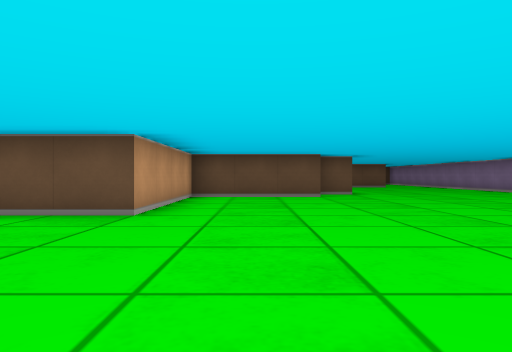
View 1 (above)

24 first-person views from a walk through a cub3D maze. The camera is about half as high as the walls, looks level and sees 70° across. The floor is counted in squares. Each view is taken from the middle of a square. On the plan, view 1 faces up. The plan holds only what a view shows up to about 9 squares ahead; the rest is blank.

View 2
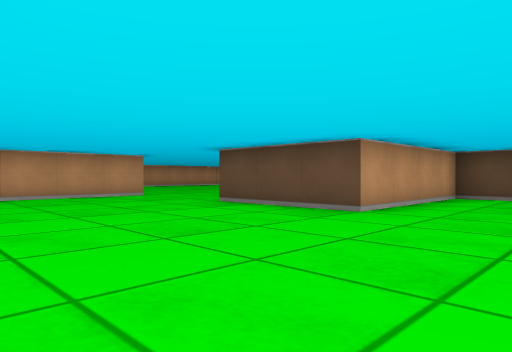

View 3
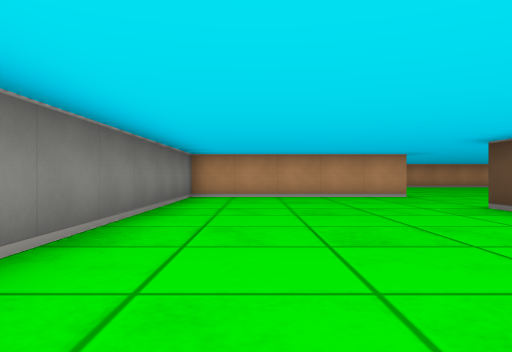

View 4
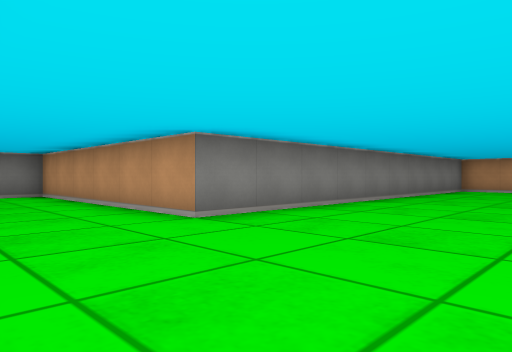

View 5
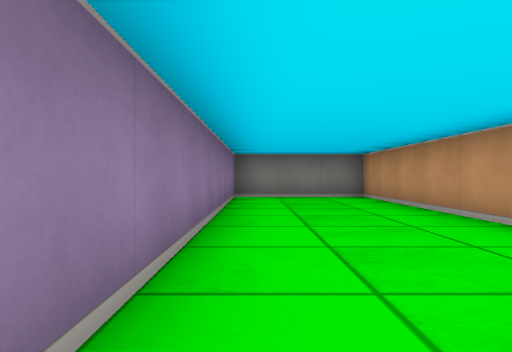

View 6
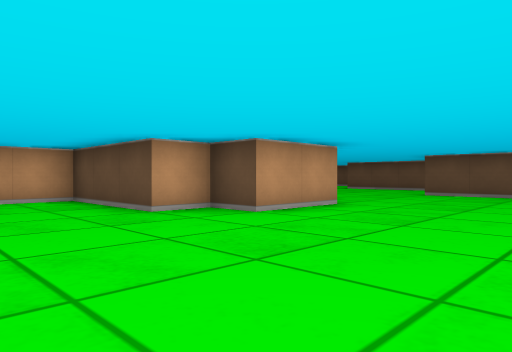

View 7
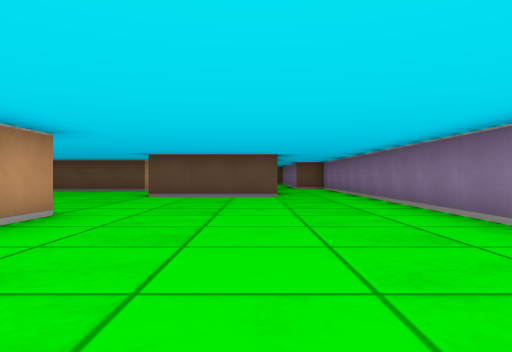

View 8
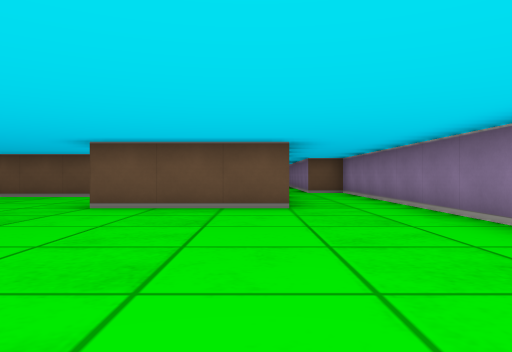

View 9
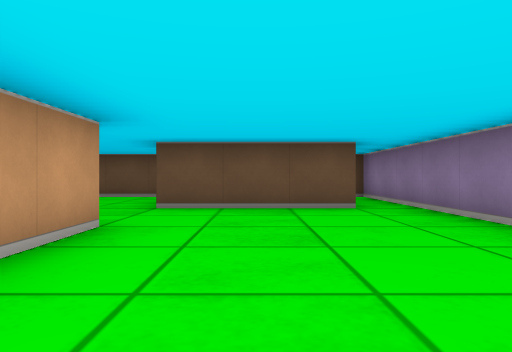

View 10
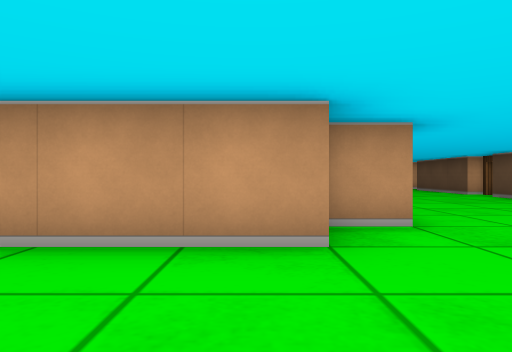

View 11
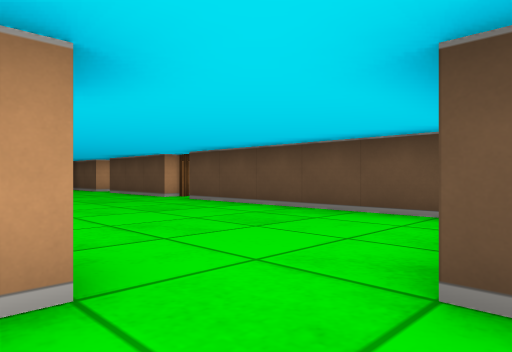

View 12
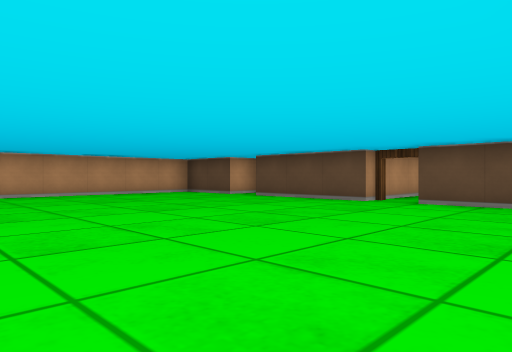

View 13
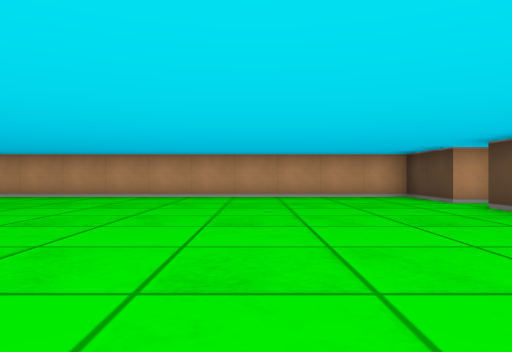

View 14
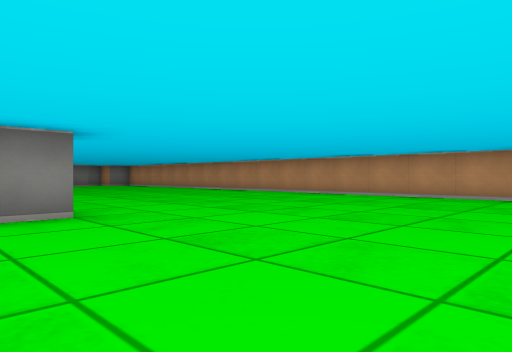

View 15
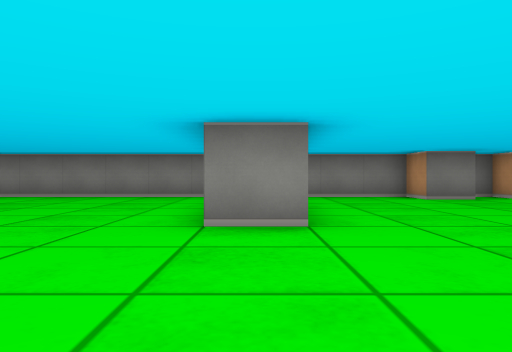

View 16
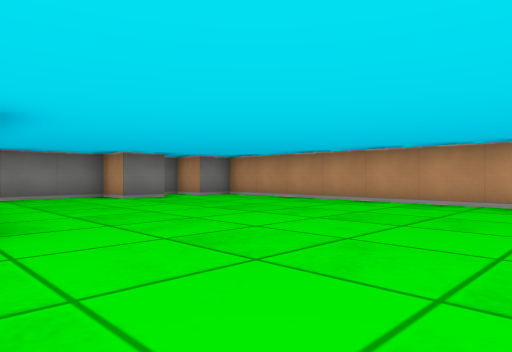

View 17
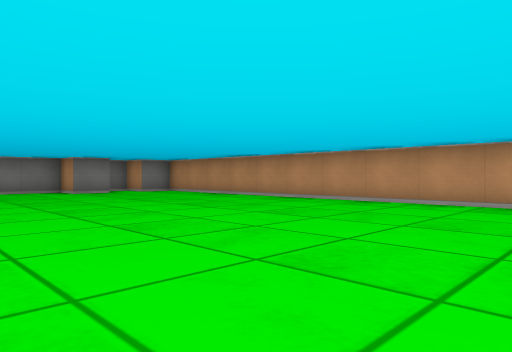

View 18
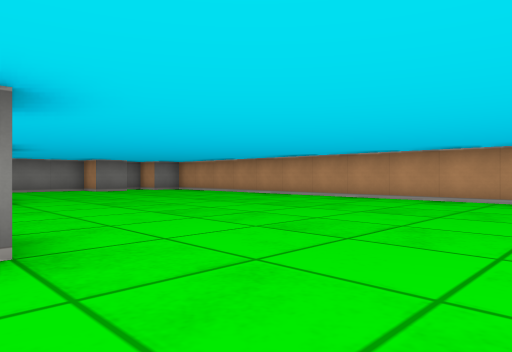

View 19
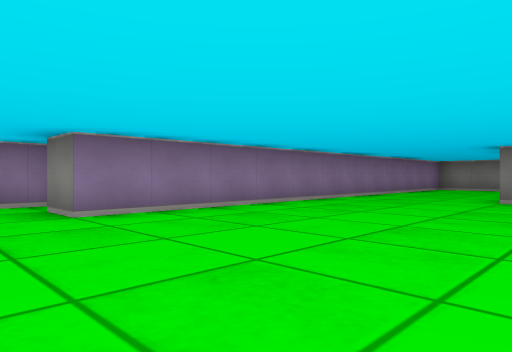

View 20
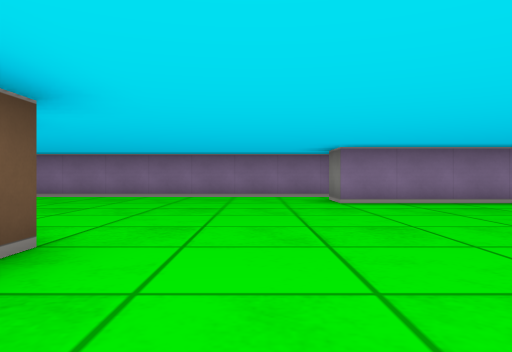

View 21
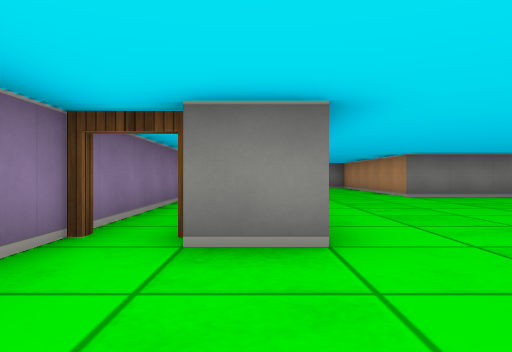

View 22
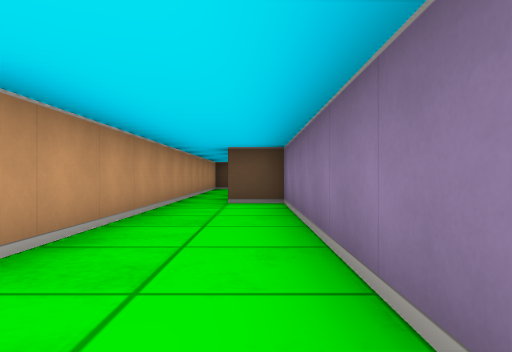

View 23
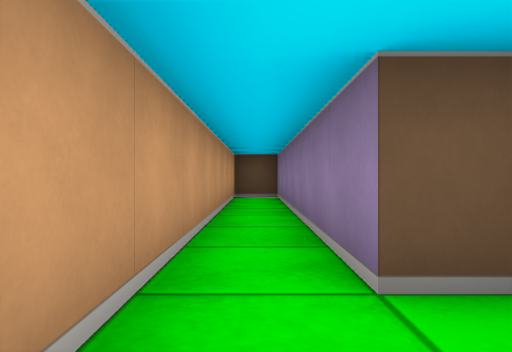

View 24
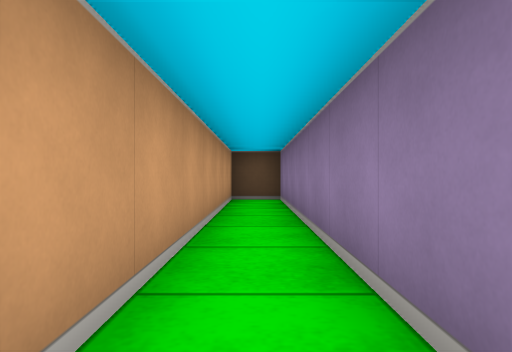

### Floor plan
Points are (right, up) in squares from view 1. A wall is a line through its corners. A room is listed if a view was taken in it or the views show most of it. See-through windows are left out.
Room 1 (views 1, 2, 3, 4, 5, 6, 7, 8, 9, 10, 11, 12, 13, 14, 15, 16, 17, 18, 19, 20, 21, 22, 23, 24)
walls: (-7.6, 13.5) (-6.8, 13.5); (2.5, 11.6) (2.5, 9.5) (1.5, 9.5) (1.5, 8.5) (-1.5, 8.5) (-1.5, 4.5) (-4.5, 4.5); (-1.5, 16.5) (-1.5, 14.2); (-8.6, 4.5) (-7.5, 4.5) (-7.5, -0.5) (2.5, -0.5) (2.5, -6.5) (5.5, -6.5) (5.5, 5.5) (6.5, 5.5); (-2.5, 17.6) (-2.5, 16.6); (2.5, 16.5) (2.5, 21.5); (1.5, 18.5) (-1.5, 18.5); (5.6, 15.5) (2.5, 15.5); (-2.2, 21.5) (-7.5, 21.5); (-8.5, 21.5) (-11.5, 21.5); (7.5, 5) (7.5, 20.5) (6.5, 20.5) (6.5, 27.5) (5.5, 27.5) (5.5, 16.1); (-12.6, 0.5) (-11.5, 0.5) (-11.5, -0.5) (-9.1, -0.5); (-13.5, 0.1) (-13.5, -0.5); (-12.5, 22.2) (-12.5, 21.5) (-14.5, 21.5) (-14.5, 1.8)
ways out: open door at (7, 5) to room 2; open door at (-8, 22)
Room 2 (no view inside)
walls: (7.5, 1) (7.5, 5)
ways out: open door at (7, 5) to room 1

Where each view was taken, in squares from view 1:
view 1: 0 up, 0 right, facing up
view 2: 0 up, 1 right, facing up-left
view 3: 1 up, 1 right, facing left
view 4: 3 up, 5 right, facing down-left
view 5: 2 up, 5 right, facing down
view 6: 6 up, 6 right, facing up-left
view 7: 7 up, 5 right, facing up
view 8: 10 up, 5 right, facing up
view 9: 13 up, 0 right, facing up
view 10: 16 up, 1 right, facing left
view 11: 17 up, 1 left, facing up-left
view 12: 15 up, 5 left, facing up-left
view 13: 18 up, 6 left, facing left
view 14: 18 up, 6 left, facing down-left
view 15: 8 up, 8 left, facing down
view 16: 8 up, 8 left, facing down-left
view 17: 11 up, 8 left, facing down-left
view 18: 12 up, 7 left, facing down-left
view 19: 7 up, 1 right, facing down-right
view 20: 7 up, 1 left, facing right
view 21: 8 up, 6 right, facing down
view 22: 14 up, 7 right, facing up
view 23: 19 up, 6 right, facing up
view 24: 20 up, 6 right, facing up
